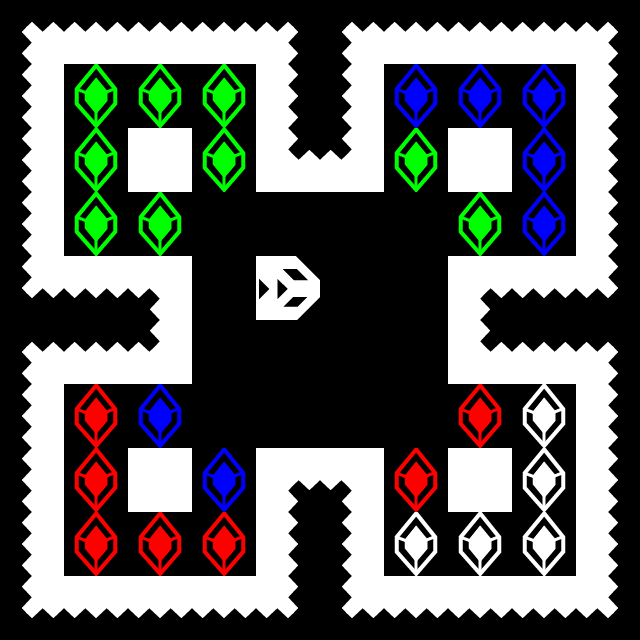

This game map was drawn from its Tiled (.tmx) file and the tilesets committed beside it. A one-line description and the full map source follow:
An orthogonal 10x10 tile map with 64x64 px tiles, 2 tile layers (tiles, entities).

<map version="1.2" tiledversion="1.3.2" orientation="orthogonal" renderorder="right-down" compressionlevel="-1" width="10" height="10" tilewidth="64" tileheight="64" infinite="0" nextlayerid="3" nextobjectid="1">
 <editorsettings>
  <export target="switch.lua" format="lua" />
 </editorsettings>
 <tileset firstgid="1" source="tilesets/tiles.tsx" />
 <layer id="1" name="tiles" width="10" height="10">
  <data encoding="csv">
6,7,7,7,8,6,7,7,7,8,
16,25,25,25,18,16,25,25,25,18,
16,25,17,25,19,20,25,17,25,18,
16,25,25,25,25,25,25,25,25,18,
26,27,10,25,25,25,25,9,27,28,
6,7,20,25,25,25,25,19,7,8,
16,25,25,0,25,25,0,25,25,18,
16,25,17,25,9,10,25,17,25,18,
16,25,25,25,18,16,25,25,25,18,
26,27,27,27,28,26,27,27,27,28
</data>
 </layer>
 <layer id="2" name="entities" width="10" height="10">
  <data encoding="csv">
0,0,0,0,0,0,0,0,0,0,
0,21,21,21,0,0,22,22,22,0,
0,21,0,21,0,0,21,0,22,0,
0,21,21,25,0,0,25,21,22,0,
0,0,0,0,15,0,0,0,0,0,
0,0,0,0,0,0,0,0,0,0,
0,23,22,25,0,0,25,23,24,0,
0,23,0,22,0,0,23,0,24,0,
0,23,23,23,0,0,24,24,24,0,
0,0,0,0,0,0,0,0,0,0
</data>
 </layer>
</map>
